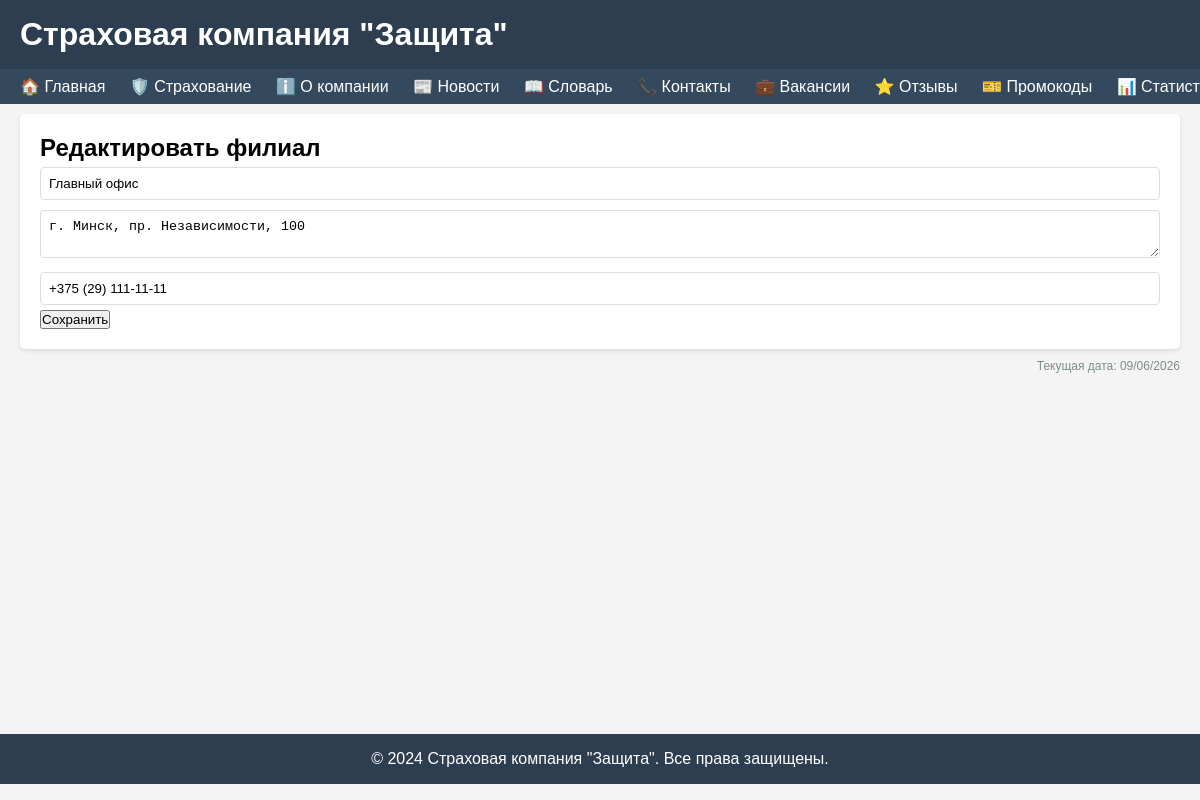
The app's page /crud/branches/1/update/ with its own data.
### apps/core/models.py (models this page shows, shortened)
class Branch(models.Model):
    name = models.CharField(max_length=200, verbose_name="Название")
    address = models.TextField(verbose_name="Адрес")
    phone = models.CharField(max_length=20, verbose_name="Телефон")
    created_at = models.DateTimeField(auto_now_add=True)
    class Meta:
        verbose_name = "Филиал"
        verbose_name_plural = "Филиалы"

### apps/core/views.py (the view, shortened to what this page needs)
# urls.py: re_path(r'^crud/branches/(?P<pk>\d+)/update/$', views.branch_update, name='branch_update'),
def branch_update(request, pk):
    branch = get_object_or_404(Branch, id=pk)
    return render(request, 'core/crud/branch_form.html', {'branch': branch})

### templates/core/crud/branch_form.html (shortened to what this page needs)
{% extends 'base.html' %}
{% block content %}
<div class="card">
    <h2>{% if branch %}Редактировать{% else %}Добавить{% endif %} филиал</h2>
    <form method="post">
        <input type="text" name="name" placeholder="Название" value="{{ branch.name|default:'' }}"><br>
        <textarea name="address" placeholder="Адрес">{{ branch.address|default:'' }}</textarea><br>
        <input type="text" name="phone" placeholder="Телефон" value="{{ branch.phone|default:'' }}"><br>
        <button type="submit">Сохранить</button>
    </form>
</div>
{% endblock %}

### templates/base.html (style rules this page uses)
* { margin: 0; padding: 0; box-sizing: border-box; }
body { font-family: Arial, sans-serif; background: #f4f4f4; }
.card { background: white; padding: 20px; margin: 10px 0; border-radius: 5px; box-shadow: 0 2px 5px rgba(0,0,0,0.1); }
form input, form select, form textarea { width: 100%; padding: 8px; margin: 5px 0; border: 1px solid #ddd; border-radius: 4px; }

### records on screen
Branch: name "Главный офис", address "г. Минск, пр. Независимости, 100", phone "+375 (29) 111-11-11"
